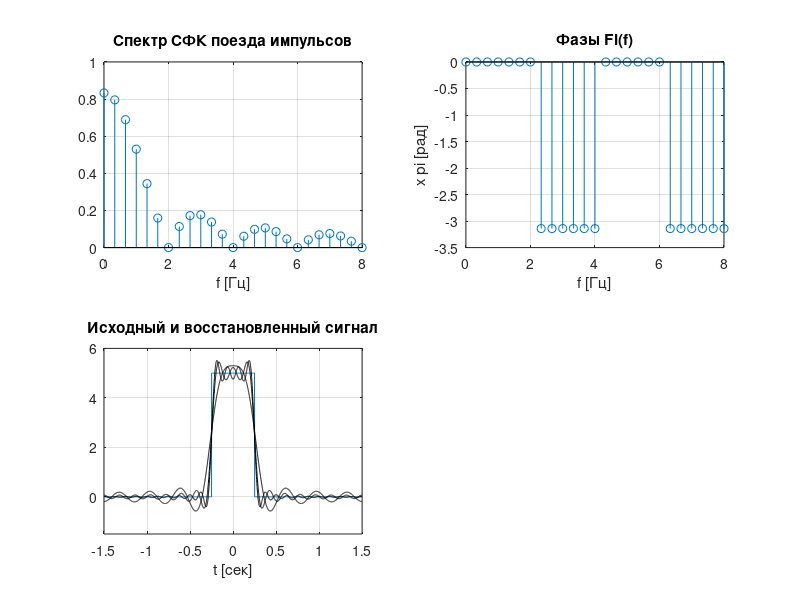

The MATLAB script that drew this image:
% Очистка рабочего пространства и графического окна
clear all; clf;

% Параметры поезда импульсов
T = 3;           % Период поезда импульсов
tau = 0.5;       % Длительность каждого импульса
Amplit = 5;      % Амплитуда импульсов

% Количество гармоник для начальной аппроксимации
Ni = 8;

% Шаг выбора количества гармоник
n = Ni;

% Количество гармоник для конечной аппроксимации
Nf = 3 * n;

% Вычисление базовых параметров
w0 = 2 * pi / T;
f0 = 1 / T;
B = Nf + 1;

% Вычисление параметров модели спектра
A = zeros(1, B);
phi = zeros(1, B);
for i = 1:B
    alf = (i - 1) * w0 * tau / 2;
    alf = alf / pi;
    A(1, i) = abs(Amplit * tau * sinc(alf) / T);
    phi(1, i) = -angle(sinc(alf));
end

% Вычисление вектора ind для графического представления спектра
for i = 1:B
    ind(i) = (i - 1) * f0;
end

% Построение спектра СФК (только для положительных частот)
subplot(221);
stem(ind, A(1, :));
title('Спектр СФК поезда импульсов');
xlabel('f [Гц]');
grid;

subplot(222);
stem(ind, phi(1, :));
title('Фазы Fi(f)');
xlabel('f [Гц]');
ylabel('x pi [рад]');
grid;

% Генерация и визуализация поезда импульсов
x1 = zeros(1, ((T * 1000 / 2) - (tau * 1000 / 2)));
x2 = Amplit * ones(1, (tau * 1000));
x3 = zeros(1, ((T * 1000 / 2) - (tau * 1000 / 2)));
x = [x1 x2 x3];
dt = 0.001;
t = [-T / 2 + dt:dt:T / 2];

subplot(223);
h = plot(t, x);
axis([-T / 2 T / 2 -1.5 1.2 * Amplit]);
grid; hold on;

% Расчет и отображение сигналов, восстанавливаемых из спектра
for j = Ni:n:Nf
    xy = A(1) * ones(1, (T * 1000));
    for i = 1:j
        xy = xy + 2 * A(1, i + 1) * cos(i * w0 * t + phi(1, i + 1));
    end
    plot(t, xy, 'k');
    grid;
    title('Исходный и восстановленный сигнал');
    xlabel('t [сек]');
    axis([-T / 2 T / 2 -1.5 1.2 * Amplit]);
end
grid;
